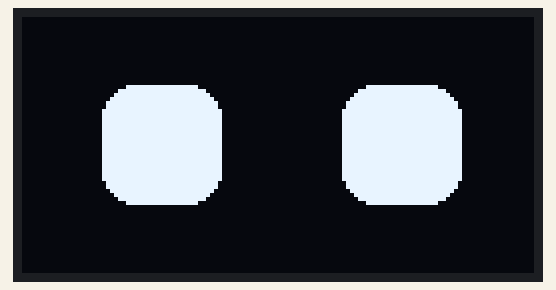
This sketch was run on a simulated Arduino Uno, built with avr-gcc and run on an emulated ATmega328P. On the bench: 128×64 one-colour display.

Above: at 0.1 s.
At 6.2 s:
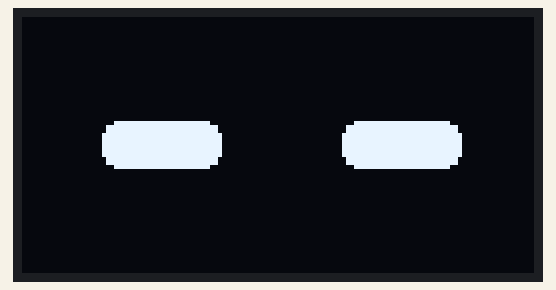
At 7.2 s:
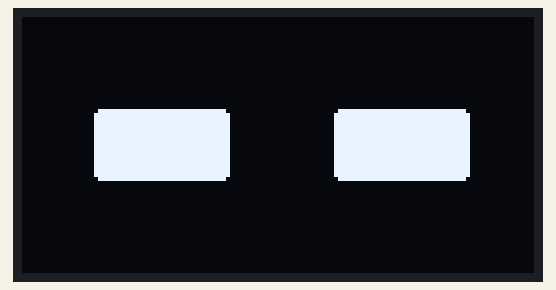
At 9.3 s:
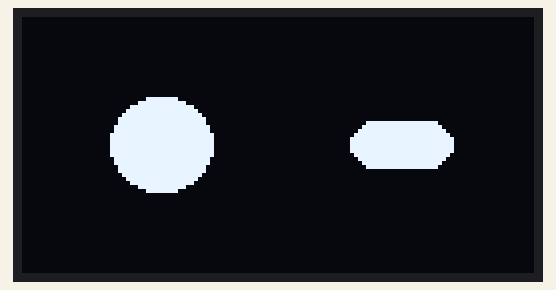
At 18.2 s:
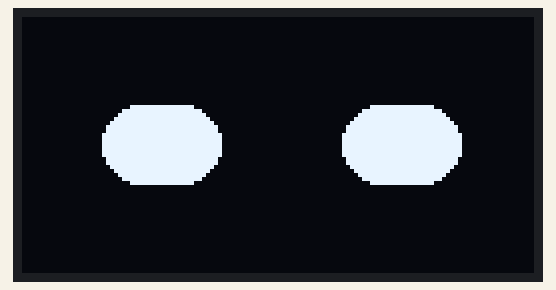
At 36.4 s:
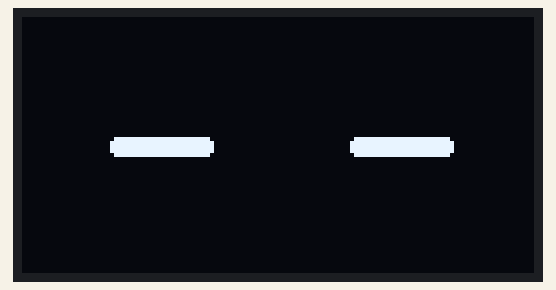

The sketch:

oled_eye_animation.ino
```cpp
#include <Wire.h>
#include <Adafruit_GFX.h>
#include <Adafruit_SSD1306.h>

#define SCREEN_WIDTH 128
#define SCREEN_HEIGHT 64
#define OLED_RESET -1

Adafruit_SSD1306 display(SCREEN_WIDTH, SCREEN_HEIGHT, &Wire, OLED_RESET);

// ---------------- EYE CONSTANTS ----------------
#define EXR 35
#define EXL 95
#define VPOS 32

// ---------------- EYE VARIABLES ----------------
int left_eye_x = EXL;
int right_eye_x = EXR;
int left_eye_y = VPOS;
int right_eye_y = VPOS;

int left_eye_width = 30;
int right_eye_width = 30;
int left_eye_height = 30;
int right_eye_height = 30;

int ref_corner_radius = 8;

// ---------------- DRAW EYES ----------------
void draw_eyes(bool update = true) {
  display.clearDisplay();

  int x = left_eye_x - left_eye_width / 2;
  int y = left_eye_y - left_eye_height / 2;
  display.fillRoundRect(x, y, left_eye_width, left_eye_height,
                        ref_corner_radius, SSD1306_WHITE);

  x = right_eye_x - right_eye_width / 2;
  y = right_eye_y - right_eye_height / 2;
  display.fillRoundRect(x, y, right_eye_width, right_eye_height,
                        ref_corner_radius, SSD1306_WHITE);

  if (update) display.display();
}

// ---------------- BASIC STATES ----------------
void center_eyes() {
  left_eye_x = EXL;
  right_eye_x = EXR;
  left_eye_y = VPOS;
  right_eye_y = VPOS;
  left_eye_width = right_eye_width = 30;
  left_eye_height = right_eye_height = 30;
  ref_corner_radius = 8;
  draw_eyes();
}

// ---------------- BLINK ----------------
void blink(int speed = 12) {
  for (int i = 30; i > 2; i -= 2) {
    left_eye_height = right_eye_height = i;
    draw_eyes();
    delay(speed);
  }
  delay(80);
  for (int i = 2; i < 30; i += 2) {
    left_eye_height = right_eye_height = i;
    draw_eyes();
    delay(speed);
  }
}

// ---------------- SLEEP / WAKE ----------------
void sleep() {
  left_eye_height = right_eye_height = 5;
  draw_eyes();
}

void wakeup() {
  for (int i = 5; i <= 30; i += 2) {
    left_eye_height = right_eye_height = i;
    draw_eyes();
    delay(40);
  }
}

// ---------------- EMOTIONS ----------------
void happy() {
  left_eye_height = right_eye_height = 20;
  ref_corner_radius = 12;
  draw_eyes();
}

void sad() {
  left_eye_height = right_eye_height = 12;
  ref_corner_radius = 4;
  draw_eyes();
}

void angry() {
  left_eye_height = right_eye_height = 18;
  left_eye_width = right_eye_width = 34;
  ref_corner_radius = 2;
  draw_eyes();
}

void cute() {
  left_eye_width = right_eye_width = 26;
  left_eye_height = right_eye_height = 26;
  ref_corner_radius = 14;
  draw_eyes();
}

void suspicious() {
  left_eye_height = 12;
  right_eye_height = 24;
  draw_eyes();
}

// ---------------- MOVEMENTS ----------------
void lookLeft() {
  left_eye_x = EXL + 8;
  right_eye_x = EXR + 8;
  draw_eyes();
}

void lookRight() {
  left_eye_x = EXL - 8;
  right_eye_x = EXR - 8;
  draw_eyes();
}

void lookUp() {
  left_eye_y = right_eye_y = VPOS - 6;
  draw_eyes();
}

void lookDown() {
  left_eye_y = right_eye_y = VPOS + 6;
  draw_eyes();
}

void saccade(int dx, int dy) {
  left_eye_x += dx;
  right_eye_x += dx;
  left_eye_y += dy;
  right_eye_y += dy;
  draw_eyes();
  delay(80);
  center_eyes();
}

// ---------------- SETUP ----------------
void setup() {
  display.begin(SSD1306_SWITCHCAPVCC, 0x3C);
  display.clearDisplay();
  center_eyes();
}

// ---------------- LOOP (DEMO) ----------------
void loop() {
  blink();
  delay(800);

  lookLeft(); delay(600);
  lookRight(); delay(600);
  lookUp(); delay(600);
  lookDown(); delay(600);

  center_eyes(); delay(500);

  happy(); delay(1000);
  sad(); delay(1000);
  angry(); delay(1000);
  cute(); delay(1000);
  suspicious(); delay(1000);

  sleep(); delay(1200);
  wakeup(); delay(800);
}
```

Measured:
- what the display in image 1 shows lasts 1.1 s, from 6.1 s to 7.2 s
- what the display in image 5 shows lasts 1.3 s, from 36.4 s to 37.7 s
